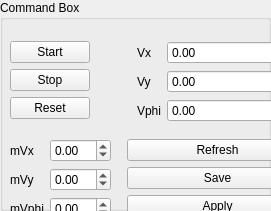
     <widget class="QGroupBox" name="commandBox">
      <property name="geometry">
       <rect>
        <x>460</x>
        <y>20</y>
        <width>271</width>
        <height>211</height>
       </rect>
      </property>
      <property name="sizePolicy">
       <sizepolicy hsizetype="MinimumExpanding" vsizetype="MinimumExpanding">
        <horstretch>0</horstretch>
        <verstretch>0</verstretch>
       </sizepolicy>
      </property>
      <property name="title">
       <string>Command Box</string>
      </property>
      <widget class="QWidget" name="layoutWidget">
       <property name="geometry">
        <rect>
         <x>0</x>
         <y>30</y>
         <width>308</width>
         <height>203</height>
        </rect>
       </property>
       <layout class="QFormLayout" name="formLayout_6">
        <item row="0" column="0">
         <layout class="QVBoxLayout" name="verticalLayout_4">
          <property name="leftMargin">
           <number>10</number>
          </property>
          <property name="rightMargin">
           <number>10</number>
          </property>
          <item>
           <widget class="QPushButton" name="zmp_start_button">
            <property name="text">
             <string>Start</string>
            </property>
           </widget>
          </item>
          <item>
           <widget class="QPushButton" name="zmp_stop_button">
            <property name="text">
             <string>Stop</string>
            </property>
           </widget>
          </item>
          <item>
           <widget class="QPushButton" name="zmp_reset_button">
            <property name="text">
             <string>Reset</string>
            </property>
           </widget>
          </item>
         </layout>
        </item>
        <item row="0" column="1">
         <layout class="QFormLayout" name="formLayout">
          <property name="leftMargin">
           <number>10</number>
          </property>
          <property name="rightMargin">
           <number>10</number>
          </property>
          <item row="0" column="0">
           <widget class="QLabel" name="label">
            <property name="text">
             <string>Vx</string>
            </property>
           </widget>
          </item>
          <item row="0" column="1">
           <widget class="QDoubleSpinBox" name="spinbox_vx">
            <property name="minimum">
             <double>-10.000000000000000</double>
            </property>
            <property name="maximum">
             <double>10.000000000000000</double>
            </property>
            <property name="singleStep">
             <double>0.010000000000000</double>
            </property>
           </widget>
          </item>
          <item row="1" column="0">
           <widget class="QLabel" name="label_2">
            <property name="sizePolicy">
             <sizepolicy hsizetype="Expanding" vsizetype="Expanding">
              <horstretch>0</horstretch>
              <verstretch>0</verstretch>
             </sizepolicy>
            </property>
            <property name="text">
             <string>Vy</string>
            </property>
           </widget>
          </item>
          <item row="1" column="1">
           <widget class="QDoubleSpinBox" name="spinbox_vy">
            <property name="sizePolicy">
             <sizepolicy hsizetype="MinimumExpanding" vsizetype="Fixed">
              <horstretch>0</horstretch>
              <verstretch>0</verstretch>
             </sizepolicy>
            </property>
            <property name="minimum">
             <double>-10.000000000000000</double>
            </property>
            <property name="maximum">
             <double>10.000000000000000</double>
            </property>
            <property name="singleStep">
             <double>0.010000000000000</double>
            </property>
           </widget>
          </item>
          <item row="2" column="0">
           <widget class="QLabel" name="label_9">
            <property name="text">
             <string>Vphi</string>
            </property>
           </widget>
          </item>
          <item row="2" column="1">
           <widget class="QDoubleSpinBox" name="spinbox_vphi">
            <property name="minimum">
             <double>-10.000000000000000</double>
            </property>
            <property name="maximum">
             <double>10.000000000000000</double>
            </property>
            <property name="singleStep">
             <double>0.010000000000000</double>
            </property>
           </widget>
          </item>
         </layout>
        </item>
        <item row="1" column="0">
         <layout class="QFormLayout" name="formLayout_8">
          <property name="leftMargin">
           <number>10</number>
          </property>
          <property name="rightMargin">
           <number>10</number>
          </property>
          <item row="0" column="0">
           <widget class="QLabel" name="label_63">
            <property name="text">
             <string>mVx</string>
            </property>
           </widget>
          </item>
          <item row="0" column="1">
           <widget class="QDoubleSpinBox" name="spinbox_vx_2">
            <property name="minimum">
             <double>-10.000000000000000</double>
            </property>
            <property name="maximum">
             <double>10.000000000000000</double>
            </property>
            <property name="singleStep">
             <double>0.010000000000000</double>
            </property>
           </widget>
          </item>
          <item row="1" column="0">
           <widget class="QLabel" name="label_64">
            <property name="sizePolicy">
             <sizepolicy hsizetype="Expanding" vsizetype="Expanding">
              <horstretch>0</horstretch>
              <verstretch>0</verstretch>
             </sizepolicy>
            </property>
            <property name="text">
             <string>mVy</string>
            </property>
           </widget>
          </item>
          <item row="1" column="1">
           <widget class="QDoubleSpinBox" name="spinbox_vy_2">
            <property name="sizePolicy">
             <sizepolicy hsizetype="MinimumExpanding" vsizetype="Fixed">
              <horstretch>0</horstretch>
              <verstretch>0</verstretch>
             </sizepolicy>
            </property>
            <property name="minimum">
             <double>-10.000000000000000</double>
            </property>
            <property name="maximum">
             <double>10.000000000000000</double>
            </property>
            <property name="singleStep">
             <double>0.010000000000000</double>
            </property>
           </widget>
          </item>
          <item row="2" column="0">
           <widget class="QLabel" name="label_65">
            <property name="text">
             <string>mVphi</string>
            </property>
           </widget>
          </item>
          <item row="2" column="1">
           <widget class="QDoubleSpinBox" name="spinbox_vphi_2">
            <property name="minimum">
             <double>-10.000000000000000</double>
            </property>
            <property name="maximum">
             <double>10.000000000000000</double>
            </property>
            <property name="singleStep">
             <double>0.010000000000000</double>
            </property>
           </widget>
          </item>
         </layout>
        </item>
        <item row="1" column="1">
         <layout class="QVBoxLayout" name="verticalLayout_9">
          <item>
           <widget class="QPushButton" name="zmp_refresh_button">
            <property name="text">
             <string>Refresh</string>
            </property>
           </widget>
          </item>
          <item>
           <widget class="QPushButton" name="zmp_save_button">
            <property name="text">
             <string>Save</string>
            </property>
           </widget>
          </item>
          <item>
           <widget class="QPushButton" name="zmp_apply_button">
            <property name="text">
             <string>Apply</string>
            </property>
           </widget>
          </item>
         </layout>
        </item>
       </layout>
      </widget>
     </widget>
